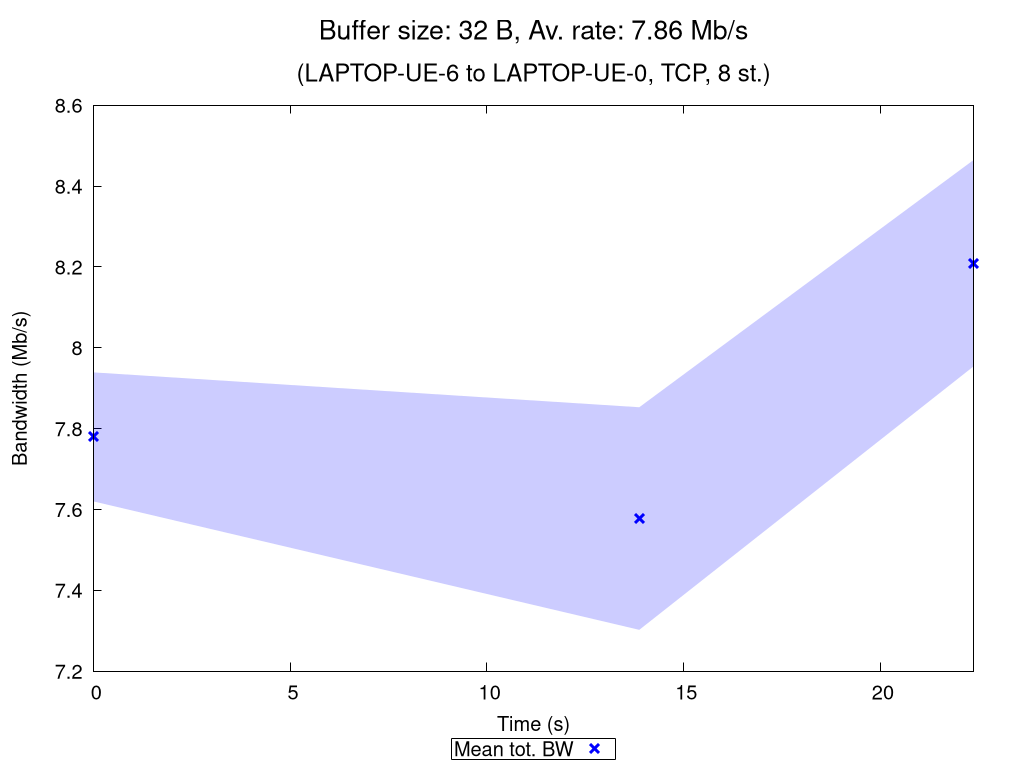

This figure's gnuplot source:
set terminal pngcairo nocrop enhanced size 1024,768 font "Verdana,15"
set output "TCP_8_st_2020_10_29_09-41-39_two2one_00032B.png"

set title "{/=20 Buffer size: 32 B, Av. rate: 7.86 Mb/s}\n\n{/=18 (LAPTOP-UE-6 to LAPTOP-UE-0, TCP, 8 st.)}"

set xlabel "Time (s)"
set ylabel "Bandwidth (Mb/s)"
set ytics nomirror
set key bmargin center horizontal box samplen 1 width -1
set bmargin 4.6
set rmargin 4.5

rf = 1000000.0  # rate factor
set style fill transparent solid 0.2 noborder
set autoscale xfix
plot "TCP_8_st_2020_10_29_09-41-39_two2one_00032B_iperf_processed.dat" using 1:($2/rf-$3/rf):($2/rf+$3/rf) with filledcurves lc rgb "blue" notitle, \
     "" using 1:($2/rf) with points pt 2 ps 1.5 lw 3 lc rgb "blue" title "Mean tot. BW", \
